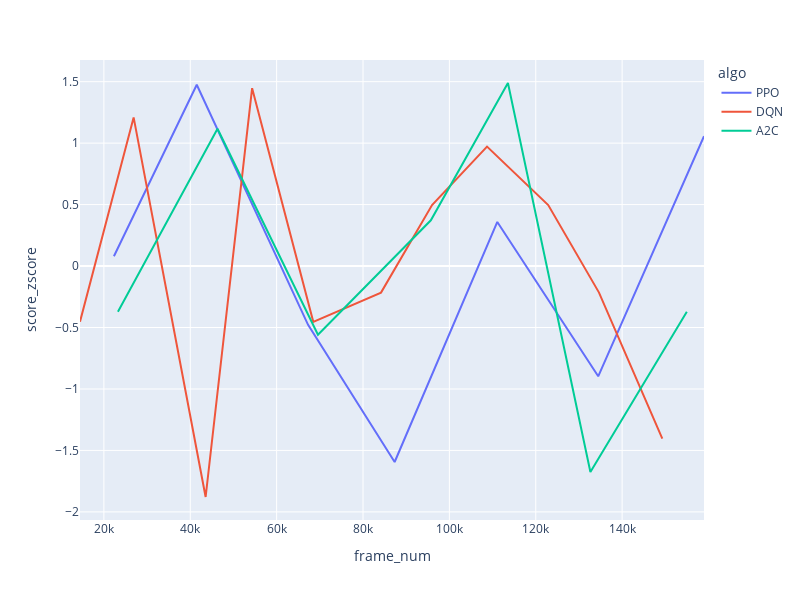

Notebook cell for this chart:
### Code cell
df = stats_data[stats_data['game'] == 'Pong']

fig = px.line(df, x='frame_num', y='score_zscore', color='algo', width=plots_shape[0], height=plots_shape[1])
fig.show()

### Figure 1 — Plotly figure (JSON) as saved in the notebook; plotly's stock layout.template omitted (floating-point values rounded to 4 significant figures)
{"data": [{"hovertemplate": "algo=PPO<br>frame_num=%{x}<br>score_zscore=%{y}<extra></extra>", "legendgroup": "PPO", "line": {"color": "#636efa", "dash": "solid"}, "marker": {"symbol": "circle"}, "mode": "lines", "name": "PPO", "orientation": "v", "showlegend": true, "type": "scatter", "x": [22322, 41504, 67280, 87323, 111097, 134465, 158959], "xaxis": "x", "y": [0.07971, 1.475, -0.4783, -1.594, 0.3587, -0.8968, 1.056], "yaxis": "y"}, {"hovertemplate": "algo=DQN<br>frame_num=%{x}<br>score_zscore=%{y}<extra></extra>", "legendgroup": "DQN", "line": {"color": "#EF553B", "dash": "solid"}, "marker": {"symbol": "circle"}, "mode": "lines", "name": "DQN", "orientation": "v", "showlegend": true, "type": "scatter", "x": [14466, 26884, 43557, 54323, 68487, 84167, 95988, 108716, 122890, 134647, 149305], "xaxis": "x", "y": [-0.4535, 1.209, -1.879, 1.447, -0.4535, -0.216, 0.4967, 0.9719, 0.4967, -0.216, -1.404], "yaxis": "y"}, {"hovertemplate": "algo=A2C<br>frame_num=%{x}<br>score_zscore=%{y}<extra></extra>", "legendgroup": "A2C", "line": {"color": "#00cc96", "dash": "solid"}, "marker": {"symbol": "circle"}, "mode": "lines", "name": "A2C", "orientation": "v", "showlegend": true, "type": "scatter", "x": [23250, 46307, 69567, 95709, 113558, 132653, 154984], "xaxis": "x", "y": [-0.3723, 1.117, -0.5585, 0.3723, 1.489, -1.675, -0.3723], "yaxis": "y"}], "layout": {"height": 600, "legend": {"title": {"text": "algo"}, "tracegroupgap": 0}, "margin": {"t": 60}, "width": 800, "xaxis": {"anchor": "y", "domain": [0, 1], "title": {"text": "frame_num"}}, "yaxis": {"anchor": "x", "domain": [0, 1], "title": {"text": "score_zscore"}}}}
